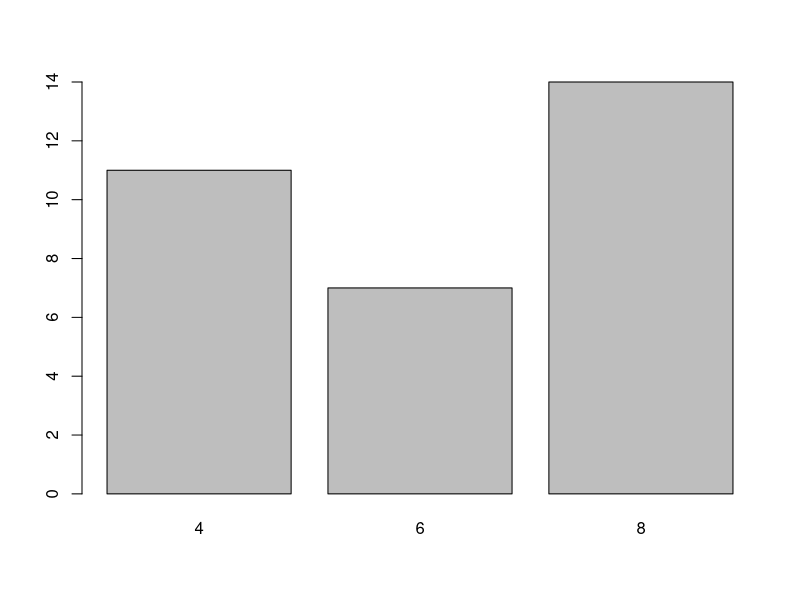
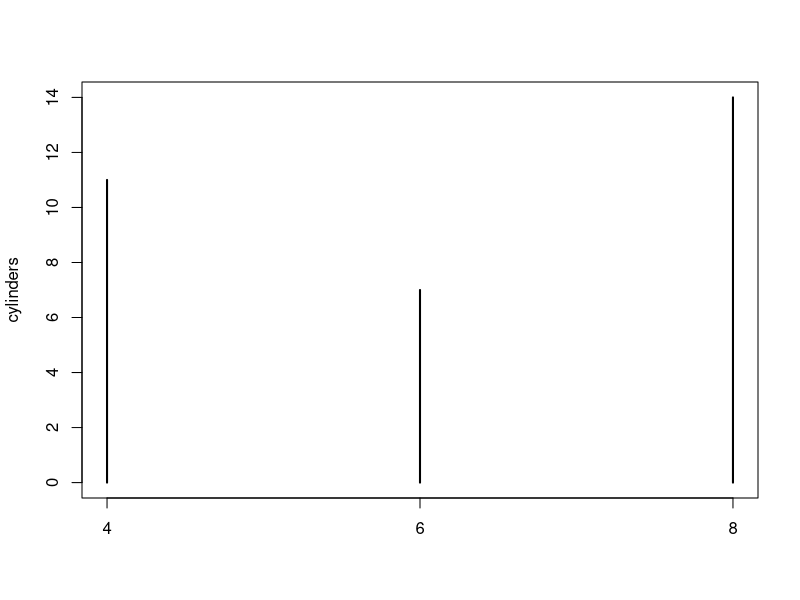

The R script that drew these images, in order:

# LOAD DATASETS PACKAGES ###################################

library(datasets)

# LOAD DATA ################################################

?mtcars
head(mtcars)

# BAR CHARTS ###############################################

# Need a table with frequencies for each category
cylinders <- table(mtcars$cyl)  # Create table
barplot(cylinders)              # Bar chart
plot(cylinders)                 # Default X-Y plot (lines)

# CLEAN UP #################################################

# Clear environment
rm(list = ls()) 

# Clear packages
detach("package:datasets", unload = TRUE)  # For base

# Clear plots
dev.off()  # But only if there IS a plot

# Clear console
cat("\014")  # ctrl+L

# Clear mind :)
